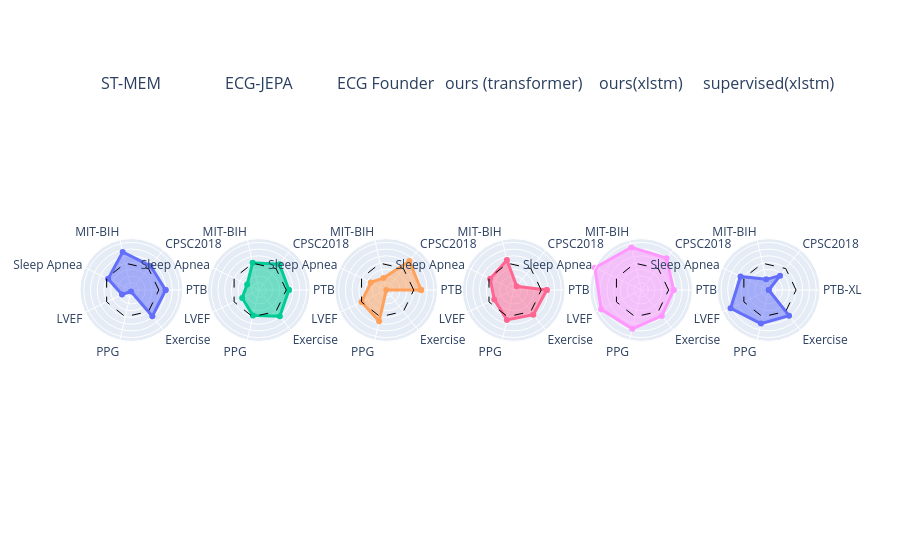

Write notebook code for a chart like this one.
### Code cell
import pandas as pd
from plotly.subplots import make_subplots
import plotly.graph_objects as go

categories_closed = categories + [categories[0]]

fig = go.Figure()
# Plot one radar chart for each method on separate axes (subplots)

min_v = df_z_scaled.min().min()
max_v = df_z_scaled.max().max()
print(f"Min value: {min_v}, Max value: {max_v}")

num_methods = len(df_z_scaled)
fig = make_subplots(
    rows=2, cols=num_methods // 2,
    specs=[[{'type': 'polar'}]*(num_methods)],
    subplot_titles=df_z_scaled.index.tolist()
)

for i, (idx, row) in enumerate(df_z_scaled.iterrows()):
    #if i == len(df_z_scaled) -1:
    #    continue
    values = row.tolist() + [row.tolist()[0]]  # close the loop
    trace = fig.add_trace(
        go.Scatterpolar(
            r=values,
            theta=categories_closed,
            fill='toself',
            name=idx,
            line=dict(width=3),
            hoverinfo='skip',
        ),
        row=1 + i % 2, col=i // 2 +1
    )
    # Add black circular line at r=0
    fig.add_trace(
        go.Scatterpolar(
            r=[0] * len(categories_closed),
            theta=categories_closed,
            mode='lines',
            line=dict(color='black', width=1, dash='dash'),
            showlegend=False,
            hoverinfo='skip',
        ),
        row=1 + i % 2, col=i // 2 +1
    )
    print(row.min(), row.max())
    trace.update_polars(
        radialaxis=dict(visible=True, range=[min_v, max_v], showticklabels=False, showline=False),
        # angularaxis=dict(showticklabels=False)
    )

fig.update_layout(#
    showlegend=False,
#    title="Radar Chart for Each Method",
)

for annotation in fig['layout']['annotations']:
    annotation['y'] += 0.01  # Adjust as needed

# save pdf
fig.write_image("radar_chart_methods.pdf", width=1800, height=600)
fig.show()

### Figure 1 — Plotly figure (JSON) as saved in the notebook; plotly's stock layout.template omitted (floating-point values rounded to 4 significant figures)
{"data": [{"fill": "toself", "hoverinfo": "skip", "line": {"width": 3}, "name": "ST-MEM", "r": [0.5027, 0.2402, 0.8567, -0.12, -1.26, -1.924, 0.4595, 0.5027], "subplot": "polar", "theta": ["PTB-XL", "CPSC2018", "MIT-BIH", "Sleep Apnea", "LVEF", "PPG", "Exercise", "PTB-XL"], "type": "scatterpolar"}, {"hoverinfo": "skip", "line": {"color": "black", "dash": "dash", "width": 1}, "mode": "lines", "r": [0, 0, 0, 0, 0, 0, 0, 0], "showlegend": false, "subplot": "polar", "theta": ["PTB-XL", "CPSC2018", "MIT-BIH", "Sleep Apnea", "LVEF", "PPG", "Exercise", "PTB-XL"], "type": "scatterpolar"}, {"fill": "toself", "hoverinfo": "skip", "line": {"width": 3}, "name": "ECG-JEPA", "r": [0.1922, 0.4149, 0.03471, -1.077, -0.6633, -0.09565, 0.4595, 0.1922], "subplot": "polar2", "theta": ["PTB-XL", "CPSC2018", "MIT-BIH", "Sleep Apnea", "LVEF", "PPG", "Exercise", "PTB-XL"], "type": "scatterpolar"}, {"hoverinfo": "skip", "line": {"color": "black", "dash": "dash", "width": 1}, "mode": "lines", "r": [0, 0, 0, 0, 0, 0, 0, 0], "showlegend": false, "subplot": "polar2", "theta": ["PTB-XL", "CPSC2018", "MIT-BIH", "Sleep Apnea", "LVEF", "PPG", "Exercise", "PTB-XL"], "type": "scatterpolar"}, {"fill": "toself", "hoverinfo": "skip", "line": {"width": 3}, "name": "ECG Founder", "r": [0.5471, 0.7206, -1.116, -0.7635, 0, 0.3448, -2.038, 0.5471], "subplot": "polar3", "theta": ["PTB-XL", "CPSC2018", "MIT-BIH", "Sleep Apnea", "LVEF", "PPG", "Exercise", "PTB-XL"], "type": "scatterpolar"}, {"hoverinfo": "skip", "line": {"color": "black", "dash": "dash", "width": 1}, "mode": "lines", "r": [0, 0, 0, 0, 0, 0, 0, 0], "showlegend": false, "subplot": "polar3", "theta": ["PTB-XL", "CPSC2018", "MIT-BIH", "Sleep Apnea", "LVEF", "PPG", "Exercise", "PTB-XL"], "type": "scatterpolar"}, {"fill": "toself", "hoverinfo": "skip", "line": {"width": 3}, "name": "ours (transformer)", "r": [0.414, -1.681, 0.2429, -0.09455, -0.4311, 0.238, 0.302, 0.414], "subplot": "polar4", "theta": ["PTB-XL", "CPSC2018", "MIT-BIH", "Sleep Apnea", "LVEF", "PPG", "Exercise", "PTB-XL"], "type": "scatterpolar"}, {"hoverinfo": "skip", "line": {"color": "black", "dash": "dash", "width": 1}, "mode": "lines", "r": [0, 0, 0, 0, 0, 0, 0, 0], "showlegend": false, "subplot": "polar4", "theta": ["PTB-XL", "CPSC2018", "MIT-BIH", "Sleep Apnea", "LVEF", "PPG", "Exercise", "PTB-XL"], "type": "scatterpolar"}, {"fill": "toself", "hoverinfo": "skip", "line": {"width": 3}, "name": "ours(xlstm)", "r": [0.3696, 0.9826, 1.207, 1.777, 1.26, 0.9187, 0.4208, 0.3696], "subplot": "polar5", "theta": ["PTB-XL", "CPSC2018", "MIT-BIH", "Sleep Apnea", "LVEF", "PPG", "Exercise", "PTB-XL"], "type": "scatterpolar"}, {"hoverinfo": "skip", "line": {"color": "black", "dash": "dash", "width": 1}, "mode": "lines", "r": [0, 0, 0, 0, 0, 0, 0, 0], "showlegend": false, "subplot": "polar5", "theta": ["PTB-XL", "CPSC2018", "MIT-BIH", "Sleep Apnea", "LVEF", "PPG", "Exercise", "PTB-XL"], "type": "scatterpolar"}, {"fill": "toself", "hoverinfo": "skip", "line": {"width": 3}, "name": "supervised(xlstm)", "r": [-2.026, -0.6769, -1.226, 0.278, 1.094, 0.5183, 0.396, -2.026], "subplot": "polar6", "theta": ["PTB-XL", "CPSC2018", "MIT-BIH", "Sleep Apnea", "LVEF", "PPG", "Exercise", "PTB-XL"], "type": "scatterpolar"}, {"hoverinfo": "skip", "line": {"color": "black", "dash": "dash", "width": 1}, "mode": "lines", "r": [0, 0, 0, 0, 0, 0, 0, 0], "showlegend": false, "subplot": "polar6", "theta": ["PTB-XL", "CPSC2018", "MIT-BIH", "Sleep Apnea", "LVEF", "PPG", "Exercise", "PTB-XL"], "type": "scatterpolar"}], "layout": {"annotations": [{"font": {"size": 16}, "showarrow": false, "text": "ST-MEM", "x": 0.06944, "xanchor": "center", "xref": "paper", "y": 1.01, "yanchor": "bottom", "yref": "paper"}, {"font": {"size": 16}, "showarrow": false, "text": "ECG-JEPA", "x": 0.2417, "xanchor": "center", "xref": "paper", "y": 1.01, "yanchor": "bottom", "yref": "paper"}, {"font": {"size": 16}, "showarrow": false, "text": "ECG Founder", "x": 0.4139, "xanchor": "center", "xref": "paper", "y": 1.01, "yanchor": "bottom", "yref": "paper"}, {"font": {"size": 16}, "showarrow": false, "text": "ours (transformer)", "x": 0.5861, "xanchor": "center", "xref": "paper", "y": 1.01, "yanchor": "bottom", "yref": "paper"}, {"font": {"size": 16}, "showarrow": false, "text": "ours(xlstm)", "x": 0.7583, "xanchor": "center", "xref": "paper", "y": 1.01, "yanchor": "bottom", "yref": "paper"}, {"font": {"size": 16}, "showarrow": false, "text": "supervised(xlstm)", "x": 0.9306, "xanchor": "center", "xref": "paper", "y": 1.01, "yanchor": "bottom", "yref": "paper"}], "polar": {"domain": {"x": [0, 0.1389], "y": [0, 1]}, "radialaxis": {"range": [-2.038, 1.777], "showline": false, "showticklabels": false, "visible": true}}, "polar2": {"domain": {"x": [0.1722, 0.3111], "y": [0, 1]}, "radialaxis": {"range": [-2.038, 1.777], "showline": false, "showticklabels": false, "visible": true}}, "polar3": {"domain": {"x": [0.3444, 0.4833], "y": [0, 1]}, "radialaxis": {"range": [-2.038, 1.777], "showline": false, "showticklabels": false, "visible": true}}, "polar4": {"domain": {"x": [0.5167, 0.6556], "y": [0, 1]}, "radialaxis": {"range": [-2.038, 1.777], "showline": false, "showticklabels": false, "visible": true}}, "polar5": {"domain": {"x": [0.6889, 0.8278], "y": [0, 1]}, "radialaxis": {"range": [-2.038, 1.777], "showline": false, "showticklabels": false, "visible": true}}, "polar6": {"domain": {"x": [0.8611, 1], "y": [0, 1]}, "radialaxis": {"range": [-2.038, 1.777], "showline": false, "showticklabels": false, "visible": true}}, "showlegend": false}}
